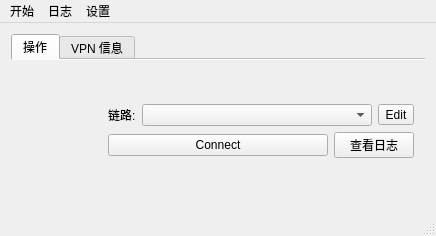
<?xml version="1.0" encoding="UTF-8"?>
<ui version="4.0">
 <class>MainWindow</class>
 <widget class="QMainWindow" name="MainWindow">
  <property name="windowModality">
   <enum>Qt::NonModal</enum>
  </property>
  <property name="geometry">
   <rect>
    <x>0</x>
    <y>0</y>
    <width>436</width>
    <height>236</height>
   </rect>
  </property>
  <property name="sizePolicy">
   <sizepolicy hsizetype="Preferred" vsizetype="Preferred">
    <horstretch>0</horstretch>
    <verstretch>0</verstretch>
   </sizepolicy>
  </property>
  <property name="minimumSize">
   <size>
    <width>436</width>
    <height>236</height>
   </size>
  </property>
  <property name="maximumSize">
   <size>
    <width>436</width>
    <height>236</height>
   </size>
  </property>
  <property name="windowIcon">
   <iconset resource="../openconnect-gui.qrc">
    <normaloff>:/Resources/mono_lock.png</normaloff>:/Resources/mono_lock.png</iconset>
  </property>
  <property name="autoFillBackground">
   <bool>false</bool>
  </property>
  <widget class="QWidget" name="centralWidget">
   <property name="sizePolicy">
    <sizepolicy hsizetype="MinimumExpanding" vsizetype="MinimumExpanding">
     <horstretch>0</horstretch>
     <verstretch>0</verstretch>
    </sizepolicy>
   </property>
   <layout class="QHBoxLayout" name="horizontalLayout">
    <item>
     <widget class="QTabWidget" name="tabWidget">
      <property name="autoFillBackground">
       <bool>false</bool>
      </property>
      <property name="tabPosition">
       <enum>QTabWidget::North</enum>
      </property>
      <property name="tabShape">
       <enum>QTabWidget::Rounded</enum>
      </property>
      <property name="currentIndex">
       <number>0</number>
      </property>
      <property name="documentMode">
       <bool>true</bool>
      </property>
      <property name="tabsClosable">
       <bool>false</bool>
      </property>
      <property name="movable">
       <bool>false</bool>
      </property>
      <widget class="QWidget" name="tabWidget_main">
       <property name="accessibleName">
        <string/>
       </property>
       <attribute name="title">
        <string>操作</string>
       </attribute>
       <layout class="QGridLayout" name="gridLayout_2">
        <item row="0" column="0">
         <layout class="QHBoxLayout" name="horizontalLayout_4" stretch="1,3">
          <item>
           <layout class="QVBoxLayout" name="verticalLayout_2">
            <property name="spacing">
             <number>0</number>
            </property>
            <item>
             <widget class="QLabel" name="iconLabel">
              <property name="maximumSize">
               <size>
                <width>80</width>
                <height>80</height>
               </size>
              </property>
              <property name="scaledContents">
               <bool>true</bool>
              </property>
             </widget>
            </item>
           </layout>
          </item>
          <item>
           <layout class="QVBoxLayout" name="verticalLayout">
            <item>
             <layout class="QHBoxLayout" name="horizontalLayout_Profiles" stretch="0,4,0">
              <item>
               <widget class="QLabel" name="serverLabel">
                <property name="text">
                 <string>链路:</string>
                </property>
               </widget>
              </item>
              <item>
               <widget class="QComboBox" name="serverList"/>
              </item>
              <item>
               <widget class="QToolButton" name="serverListControl">
                <property name="whatsThis">
                 <string>Edit</string>
                </property>
                <property name="text">
                 <string>Edit</string>
                </property>
                <property name="icon">
                 <iconset resource="../openconnect-gui.qrc">
                  <normaloff>:/images/profiles.png</normaloff>:/images/profiles.png</iconset>
                </property>
                <property name="popupMode">
                 <enum>QToolButton::InstantPopup</enum>
                </property>
               </widget>
              </item>
             </layout>
            </item>
            <item>
             <layout class="QHBoxLayout" name="horizontalLayout_Buttons" stretch="4,0">
              <item>
               <widget class="QPushButton" name="connectionButton">
                <property name="text">
                 <string>Connect</string>
                </property>
                <property name="icon">
                 <iconset resource="../openconnect-gui.qrc">
                  <normaloff>:/images/network-wired.png</normaloff>:/images/network-wired.png</iconset>
                </property>
               </widget>
              </item>
              <item>
               <widget class="QPushButton" name="viewLogButton">
                <property name="text">
                 <string>查看日志</string>
                </property>
                <property name="icon">
                 <iconset resource="../openconnect-gui.qrc">
                  <normaloff>:/images/edit-find.png</normaloff>:/images/edit-find.png</iconset>
                </property>
               </widget>
              </item>
             </layout>
            </item>
           </layout>
          </item>
         </layout>
        </item>
       </layout>
      </widget>
      <widget class="QWidget" name="tabWidget_vpnInfo">
       <attribute name="title">
        <string>VPN 信息</string>
       </attribute>
       <layout class="QVBoxLayout" name="verticalLayout_3">
        <item>
         <layout class="QFormLayout" name="formLayout">
          <property name="fieldGrowthPolicy">
           <enum>QFormLayout::ExpandingFieldsGrow</enum>
          </property>
          <property name="formAlignment">
           <set>Qt::AlignJustify|Qt::AlignTop</set>
          </property>
          <item row="0" column="0">
           <widget class="QLabel" name="ipV4LabelText">
            <property name="text">
             <string>IPv4:</string>
            </property>
           </widget>
          </item>
          <item row="0" column="1">
           <widget class="QLabel" name="ipV4Label">
            <property name="alignment">
             <set>Qt::AlignLeading|Qt::AlignLeft|Qt::AlignVCenter</set>
            </property>
            <property name="textInteractionFlags">
             <set>Qt::LinksAccessibleByMouse|Qt::TextSelectableByMouse</set>
            </property>
           </widget>
          </item>
          <item row="1" column="0">
           <widget class="QLabel" name="ipV6LabelText">
            <property name="text">
             <string>IPv6:</string>
            </property>
           </widget>
          </item>
          <item row="1" column="1">
           <widget class="QLabel" name="ipV6Label">
            <property name="alignment">
             <set>Qt::AlignLeading|Qt::AlignLeft|Qt::AlignVCenter</set>
            </property>
            <property name="textInteractionFlags">
             <set>Qt::LinksAccessibleByMouse|Qt::TextSelectableByMouse</set>
            </property>
           </widget>
          </item>
          <item row="2" column="0">
           <widget class="QLabel" name="dnsLabelText">
            <property name="text">
             <string>DNS:</string>
            </property>
           </widget>
          </item>
          <item row="2" column="1">
           <widget class="QLabel" name="dnsLabel">
            <property name="alignment">
             <set>Qt::AlignLeading|Qt::AlignLeft|Qt::AlignVCenter</set>
            </property>
            <property name="textInteractionFlags">
             <set>Qt::LinksAccessibleByMouse|Qt::TextSelectableByMouse</set>
            </property>
           </widget>
          </item>
          <item row="3" column="0">
           <widget class="QLabel" name="cipherCSTPLabelText">
            <property name="text">
             <string>Cipher:</string>
            </property>
           </widget>
          </item>
          <item row="3" column="1">
           <widget class="QLabel" name="cipherCSTPLabel">
            <property name="alignment">
             <set>Qt::AlignLeading|Qt::AlignLeft|Qt::AlignVCenter</set>
            </property>
           </widget>
          </item>
          <item row="4" column="0">
           <widget class="QLabel" name="cipherDTLSLabelText">
            <property name="text">
             <string>DTLS Cipher:</string>
            </property>
           </widget>
          </item>
          <item row="4" column="1">
           <widget class="QLabel" name="cipherDTLSLabel">
            <property name="alignment">
             <set>Qt::AlignLeading|Qt::AlignLeft|Qt::AlignVCenter</set>
            </property>
           </widget>
          </item>
          <item row="5" column="0">
           <widget class="QLabel" name="downloadLabelText">
            <property name="text">
             <string>Download:</string>
            </property>
           </widget>
          </item>
          <item row="6" column="0">
           <widget class="QLabel" name="uploadLaberText">
            <property name="text">
             <string>Upload:</string>
            </property>
           </widget>
          </item>
          <item row="5" column="1">
           <widget class="QLabel" name="downloadLabel">
            <property name="alignment">
             <set>Qt::AlignLeading|Qt::AlignLeft|Qt::AlignVCenter</set>
            </property>
            <property name="textInteractionFlags">
             <set>Qt::LinksAccessibleByMouse|Qt::TextSelectableByMouse</set>
            </property>
           </widget>
          </item>
          <item row="6" column="1">
           <widget class="QLabel" name="uploadLabel">
            <property name="alignment">
             <set>Qt::AlignLeading|Qt::AlignLeft|Qt::AlignVCenter</set>
            </property>
            <property name="textInteractionFlags">
             <set>Qt::LinksAccessibleByMouse|Qt::TextSelectableByMouse</set>
            </property>
           </widget>
          </item>
         </layout>
        </item>
       </layout>
      </widget>
     </widget>
    </item>
   </layout>
  </widget>
  <widget class="QStatusBar" name="statusBar"/>
  <widget class="QMenuBar" name="menuBar">
   <property name="geometry">
    <rect>
     <x>0</x>
     <y>0</y>
     <width>436</width>
     <height>23</height>
    </rect>
   </property>
   <widget class="QMenu" name="menuFile">
    <property name="title">
     <string>开始</string>
    </property>
    <widget class="QMenu" name="menuProfiles">
     <property name="title">
      <string>链路</string>
     </property>
     <addaction name="actionNewProfile"/>
     <addaction name="actionNewProfileAdvanced"/>
     <addaction name="actionEditSelectedProfile"/>
     <addaction name="actionRemoveSelectedProfile"/>
    </widget>
    <addaction name="menuProfiles"/>
    <addaction name="separator"/>
    <addaction name="actionQuit"/>
   </widget>
   <widget class="QMenu" name="menuView">
    <property name="title">
     <string>日志</string>
    </property>
    <addaction name="actionLogWindow"/>
   </widget>
   <widget class="QMenu" name="menuSettings">
    <property name="title">
     <string>设置</string>
    </property>
    <addaction name="actionMinimizeToTheNotificationArea"/>
    <addaction name="actionMinimizeTheApplicationInsteadOfClosing"/>
    <addaction name="separator"/>
    <addaction name="actionStartMinimized"/>
    <addaction name="separator"/>
    <addaction name="actionSingleInstanceMode"/>
   </widget>
   <addaction name="menuFile"/>
   <addaction name="menuView"/>
   <addaction name="menuSettings"/>
  </widget>
  <action name="actionQuit">
   <property name="text">
    <string>退出</string>
   </property>
   <property name="shortcut">
    <string>Ctrl+Q</string>
   </property>
  </action>
  <action name="actionAbout">
   <property name="text">
    <string>&amp;About</string>
   </property>
   <property name="statusTip">
    <string>Show the application's About info</string>
   </property>
  </action>
  <action name="actionAboutQt">
   <property name="text">
    <string>About &amp;Qt</string>
   </property>
   <property name="statusTip">
    <string>Show the Qt library's About info</string>
   </property>
  </action>
  <action name="actionMinimize">
   <property name="text">
    <string>Mi&amp;nimize</string>
   </property>
   <property name="toolTip">
    <string>Mimimize</string>
   </property>
  </action>
  <action name="actionRestore">
   <property name="text">
    <string>&amp;Restore</string>
   </property>
   <property name="toolTip">
    <string>Restore</string>
   </property>
  </action>
  <action name="actionNewProfile">
   <property name="enabled">
    <bool>true</bool>
   </property>
   <property name="icon">
    <iconset resource="../openconnect-gui.qrc">
     <normaloff>:/images/text-new.png</normaloff>:/images/text-new.png</iconset>
   </property>
   <property name="text">
    <string>增加链路</string>
   </property>
   <property name="toolTip">
    <string>New quick connect profile</string>
   </property>
   <property name="shortcut">
    <string>Ctrl+N</string>
   </property>
  </action>
  <action name="actionEditSelectedProfile">
   <property name="enabled">
    <bool>false</bool>
   </property>
   <property name="icon">
    <iconset resource="../openconnect-gui.qrc">
     <normaloff>:/images/text-editor.png</normaloff>:/images/text-editor.png</iconset>
   </property>
   <property name="text">
    <string>&amp;Edit selected profile</string>
   </property>
   <property name="shortcut">
    <string>Ctrl+E</string>
   </property>
   <property name="visible">
    <bool>false</bool>
   </property>
  </action>
  <action name="actionRemoveSelectedProfile">
   <property name="icon">
    <iconset resource="../openconnect-gui.qrc">
     <normaloff>:/images/trashcan.png</normaloff>:/images/trashcan.png</iconset>
   </property>
   <property name="text">
    <string>删除链路</string>
   </property>
   <property name="shortcut">
    <string>Ctrl+R</string>
   </property>
  </action>
  <action name="actionLogWindow">
   <property name="icon">
    <iconset resource="../openconnect-gui.qrc">
     <normaloff>:/images/edit-find.png</normaloff>:/images/edit-find.png</iconset>
   </property>
   <property name="text">
    <string>查看日志</string>
   </property>
   <property name="toolTip">
    <string>View log window</string>
   </property>
   <property name="shortcut">
    <string>Ctrl+L</string>
   </property>
  </action>
  <action name="actionMinimizeToTheNotificationArea">
   <property name="checkable">
    <bool>true</bool>
   </property>
   <property name="text">
    <string>最小化到托盘</string>
   </property>
  </action>
  <action name="actionMinimizeTheApplicationInsteadOfClosing">
   <property name="checkable">
    <bool>true</bool>
   </property>
   <property name="text">
    <string>关闭时最小化</string>
   </property>
  </action>
  <action name="actionStartMinimized">
   <property name="checkable">
    <bool>true</bool>
   </property>
   <property name="text">
    <string>启动后最小化</string>
   </property>
   <property name="toolTip">
    <string>启动后最小化</string>
   </property>
  </action>
  <action name="actionWebSite">
   <property name="text">
    <string>&amp;Web site...</string>
   </property>
   <property name="statusTip">
    <string>Open the browser and go to product site</string>
   </property>
  </action>
  <action name="actionSingleInstanceMode">
   <property name="checkable">
    <bool>true</bool>
   </property>
   <property name="enabled">
    <bool>false</bool>
   </property>
   <property name="text">
    <string>单实例模式</string>
   </property>
  </action>
  <action name="actionNewProfileAdvanced">
   <property name="enabled">
    <bool>false</bool>
   </property>
   <property name="icon">
    <iconset resource="../openconnect-gui.qrc">
     <normaloff>:/images/text-new.png</normaloff>:/images/text-new.png</iconset>
   </property>
   <property name="text">
    <string>New profile (&amp;advanced)</string>
   </property>
   <property name="toolTip">
    <string>New profile (advanced setup)</string>
   </property>
   <property name="shortcut">
    <string>Ctrl+Shift+N</string>
   </property>
   <property name="visible">
    <bool>false</bool>
   </property>
  </action>
 </widget>
 <layoutdefault spacing="6" margin="11"/>
 <resources>
  <include location="../openconnect-gui.qrc"/>
 </resources>
 <connections>
  <connection>
   <sender>actionMinimize</sender>
   <signal>triggered()</signal>
   <receiver>MainWindow</receiver>
   <slot>showMinimized()</slot>
   <hints>
    <hint type="sourcelabel">
     <x>-1</x>
     <y>-1</y>
    </hint>
    <hint type="destinationlabel">
     <x>217</x>
     <y>117</y>
    </hint>
   </hints>
  </connection>
  <connection>
   <sender>actionRestore</sender>
   <signal>triggered()</signal>
   <receiver>MainWindow</receiver>
   <slot>showNormal()</slot>
   <hints>
    <hint type="sourcelabel">
     <x>-1</x>
     <y>-1</y>
    </hint>
    <hint type="destinationlabel">
     <x>217</x>
     <y>117</y>
    </hint>
   </hints>
  </connection>
  <connection>
   <sender>actionLogWindow</sender>
   <signal>triggered()</signal>
   <receiver>viewLogButton</receiver>
   <slot>click()</slot>
   <hints>
    <hint type="sourcelabel">
     <x>-1</x>
     <y>-1</y>
    </hint>
    <hint type="destinationlabel">
     <x>366</x>
     <y>163</y>
    </hint>
   </hints>
  </connection>
 </connections>
</ui>
